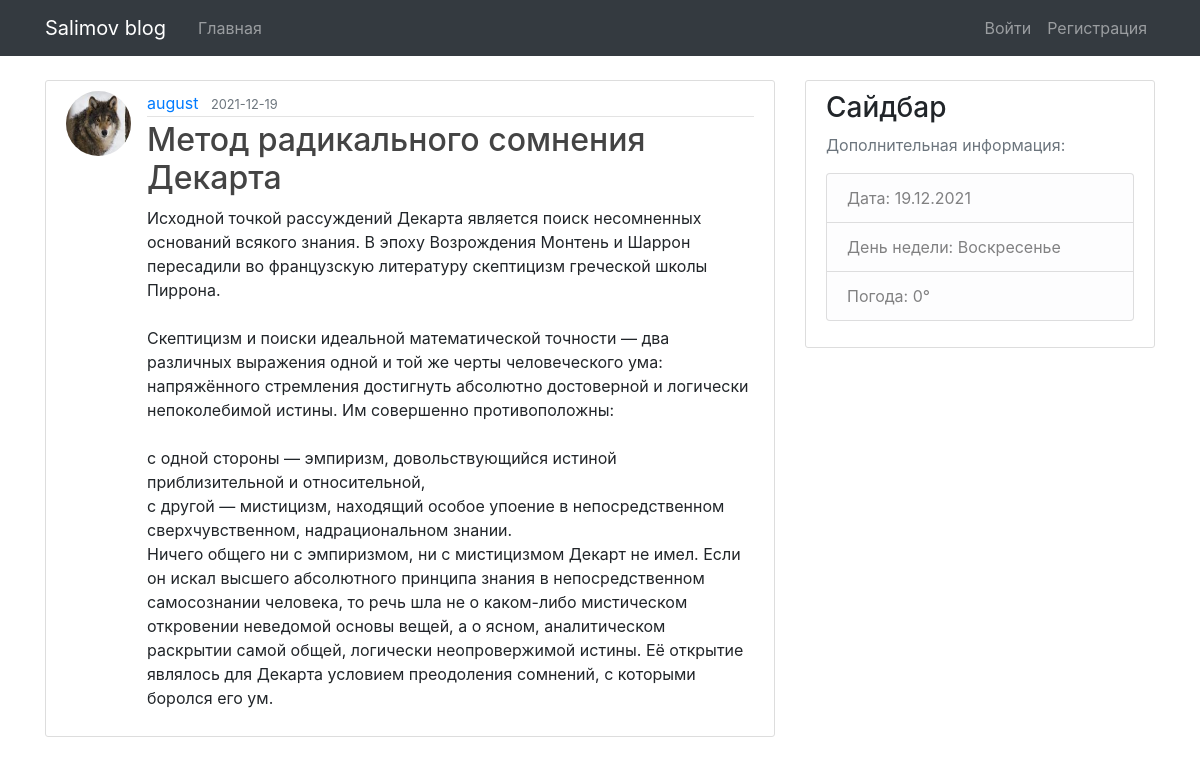
The page /post/2 on the database as committed earlier.
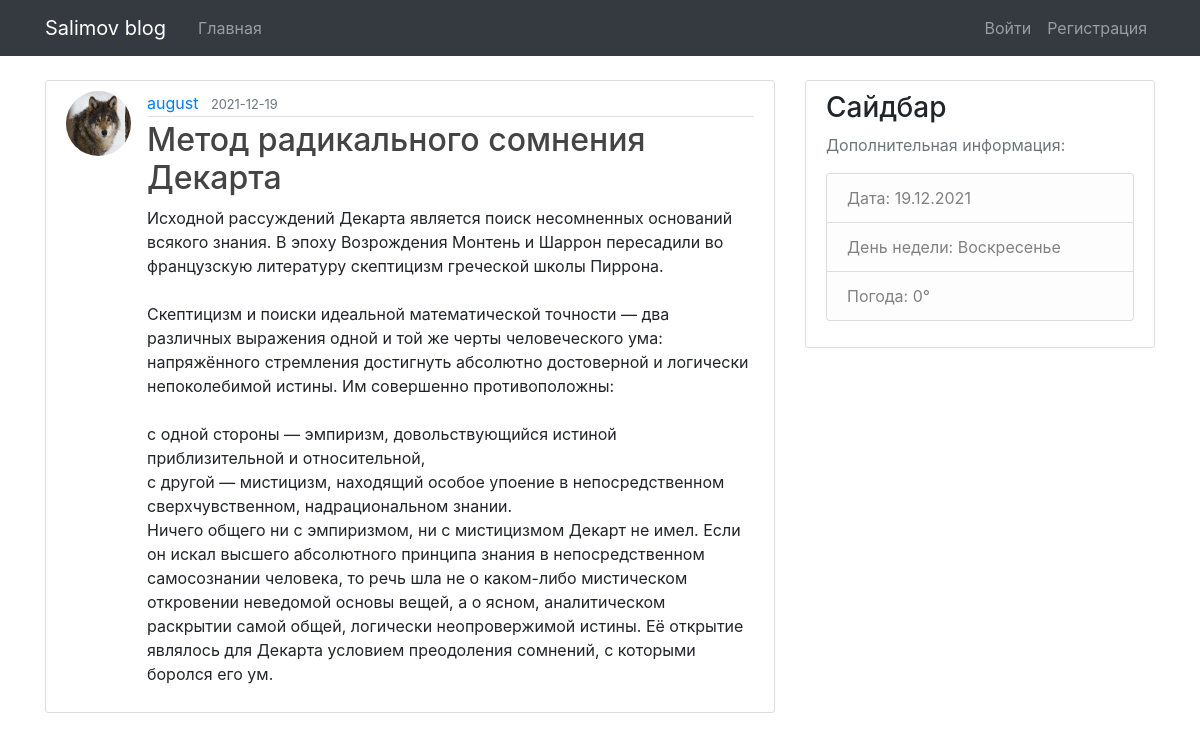
The same page on the database as committed later.
### app/models.py (models this page shows, shortened)
class Post(db.Model):
    id = db.Column(db.Integer, primary_key=True)
    title = db.Column(db.String(100), nullable=False)
    date_posted = db.Column(db.DateTime, nullable=False, default=datetime.utcnow)
    content = db.Column(db.Text, nullable=False)
    user_id = db.Column(db.Integer, db.ForeignKey('user.id'), nullable=False)

### app/routes.py (the view)
@app.route("/post/<int:post_id>")
def post(post_id):
    post = Post.query.get_or_404(post_id)
    return render_template('post.html', title=post.title, post=post)

### app/templates/post.html (shortened to what this page needs)
{% extends "layout.html" %}
{% block content %}
  <article class="media content-section">
    <img class="rounded-circle article-img" src="{{ url_for('static', filename='profile_pics/' + post.author.image_file) }}">
    <div class="media-body">
      <div class="article-metadata">
        <a class="mr-2" href="#">{{ post.author.username }}</a>
        <small class="text-muted">{{ post.date_posted.strftime('%Y-%m-%d') }}</small>
      </div>
      <h2 class="article-title">{{ post.title }}</h2>
      <p class="article-content">{{ post.content }}</p>
    </div>
  </article>
{% endblock content %}

Rows that differ between the two databases and show on the page:
changed Post "Метод радикального сомнения Декарта": content "Исходной точкой рассуждений Декарта является поиск…" → "Исходной рассуждений Декарта является поиск…"
